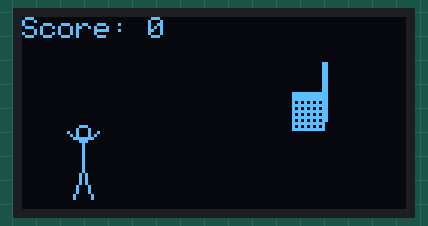
Recording of a sketch running on a simulated Arduino Uno, built with avr-gcc and run on an emulated ATmega328P. Parts: 128×64 one-colour display.

Above: at 0.1 s.
At 23.0 s:
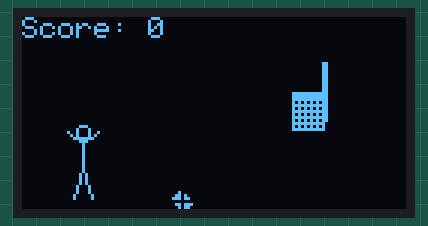
At 24.4 s:
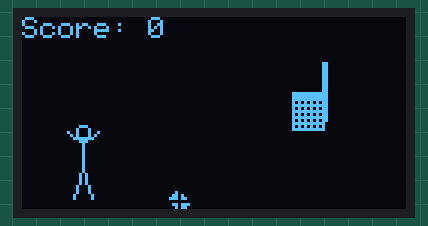
At 26.2 s:
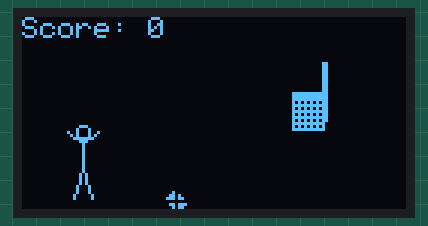
At 29.0 s:
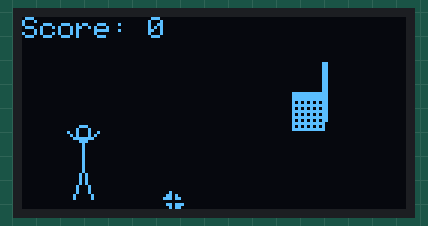
At 36.3 s:
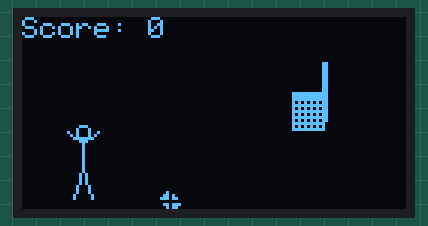

The sketch:

basket_ball_animation_using_oled.ino
```cpp
#include <Adafruit_GFX.h>
#include <Adafruit_SSD1306.h>

#define SCREEN_WIDTH 128
#define SCREEN_HEIGHT 64
#define OLED_RESET    -1
Adafruit_SSD1306 display(SCREEN_WIDTH, SCREEN_HEIGHT, &Wire, OLED_RESET);

// Ball properties
float ballX = 20;
float ballY = 40;
float ballSpeedX = 2;
float ballSpeedY = -3;
const float ballSize = 3;
const float gravity = 0.2;
const float damping = 0.8;
const float friction = 0.99;

// Hoop properties
const int hoopX = 100;
const int hoopY = 15;
const int hoopWidth = 10;
const int hoopHeight = 2;
const int playerX = 20;
const int playerY = 50;
bool shooting = false;
int score = 0;

void drawHoop(int x, int y) {
  display.drawRect(x, y, 2, 20, SSD1306_WHITE);
  display.drawRect(x - hoopWidth, y + 10, hoopWidth, hoopHeight, SSD1306_WHITE);
  int netHeight = 10;
  int netStartX = x - hoopWidth;
  int netStartY = y + 10 + hoopHeight;
  for (int i = 0; i <= hoopWidth; i += 2) {
    display.drawLine(netStartX + i, netStartY, netStartX + i, netStartY + netHeight, SSD1306_WHITE);
  }
  for (int i = 0; i <= netHeight; i += 2) {
    display.drawLine(netStartX, netStartY + i, netStartX + hoopWidth, netStartY + i, SSD1306_WHITE);
  }
}

void drawPlayer(int x, int y) {
  display.drawLine(x, y, x, y - 10, SSD1306_WHITE);
  display.drawCircle(x, y - 12, 2, SSD1306_WHITE);
  display.drawLine(x, y - 8, x - 5, y - 12, SSD1306_WHITE);
  display.drawLine(x, y - 8, x + 5, y - 12, SSD1306_WHITE);
  display.drawLine(x, y, x - 3, y + 10, SSD1306_WHITE);
  display.drawLine(x, y, x + 3, y + 10, SSD1306_WHITE);
}

void drawScore(int score) {
  display.setTextSize(1);
  display.setTextColor(SSD1306_WHITE);
  display.setCursor(0, 0);
  display.print("Score: ");
  display.print(score);
}

void setup() {
  if (!display.begin(SSD1306_SWITCHCAPVCC, 0x3C)) {
    Serial.println(F("SSD1306 allocation failed"));
    for (;;);
  }
  display.clearDisplay();
  display.display();
}

void loop() {
  display.clearDisplay();
  drawHoop(hoopX, hoopY);
  drawPlayer(playerX, playerY);

  if (!shooting) {
    static int shootTimer = 0;
    shootTimer++;
    if (shootTimer > 100) {
      shooting = true;
      shootTimer = 0;
      ballX = playerX;
      ballY = playerY - 10;
      ballSpeedX = 2;
      ballSpeedY = -3;
    }
  } else {
    ballSpeedY += gravity;
    ballX += ballSpeedX;
    ballY += ballSpeedY;

    if (ballX <= ballSize || ballX >= (SCREEN_WIDTH - ballSize)) {
      ballSpeedX = -ballSpeedX * damping;
      ballX = constrain(ballX, ballSize, SCREEN_WIDTH - ballSize);
    }
    if (ballY <= ballSize || ballY >= (SCREEN_HEIGHT - ballSize)) {
      ballSpeedY = -ballSpeedY * damping;
      ballY = constrain(ballY, ballSize, SCREEN_HEIGHT - ballSize);
    }

    ballSpeedX *= friction;
    ballSpeedY *= friction;

    display.fillCircle(ballX, ballY, ballSize, SSD1306_WHITE);
    display.drawLine(ballX - ballSize, ballY, ballX + ballSize, ballY, SSD1306_BLACK);
    display.drawLine(ballX, ballY - ballSize, ballX, ballY + ballSize, SSD1306_BLACK);
    display.drawCircleHelper(ballX, ballY, ballSize, 0b0010, SSD1306_BLACK);
    display.drawCircleHelper(ballX, ballY, ballSize, 0b1000, SSD1306_BLACK);

    if (ballX >= hoopX - hoopWidth && ballX <= hoopX && ballY >= hoopY + 10 && ballY <= hoopY + 12) {
      score++;
      shooting = false;
      ballX = playerX;
      ballY = playerY - 10;
      ballSpeedX = 0;
      ballSpeedY = 0;
    }
  }
  drawScore(score);

  display.display();
  delay(20);
}
```

Measured:
- what the display in image 0 shows lasts 5.0 s, from 0.1 s to 5.1 s
- what the display in image 1 shows lasts 1.3 s, from 23.0 s to 24.3 s
- what the display in image 2 shows lasts 1.8 s, from 24.3 s to 26.1 s
- what the display in image 3 shows lasts 2.8 s, from 26.1 s to 28.9 s
- what the display in image 4 shows lasts 7.4 s, from 28.9 s to 36.3 s
